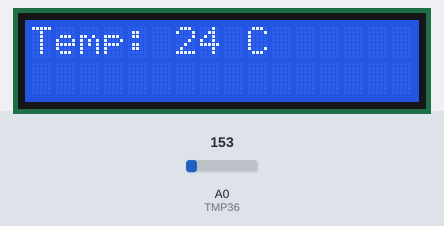
The sketch below on a simulated Arduino Uno, built with avr-gcc and run on an emulated ATmega328P. On the bench: 16×2 character LCD. The test bench sets the inputs (shaded band); at power-on: A0 (TMP36) = 153. What the sketch prints to the serial monitor is not drawn.

Above: at 1.2 s.
1.3 s: A0 (TMP36) set to 165
At 2.5 s:
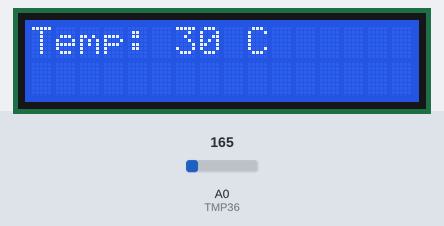
3.1 s: A0 (TMP36) set to 175
At 3.9 s:
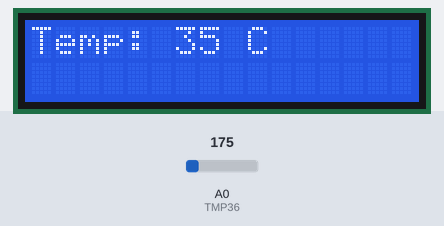
4.6 s: A0 (TMP36) set to 191
At 5.3 s:
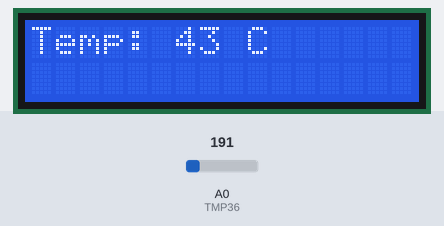
Timing chart, 0 to 7.6 s (numbered marks = the images above; inputs shaded):
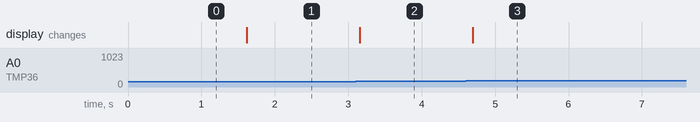

The sketch:

TMP36_LCD_Display.ino
```cpp
int TMP36 = A0;
int sensorValue;
int temperature = 0;

#include <Wire.h>
#include <LiquidCrystal_I2C.h>

LiquidCrystal_I2C lcd(0x27, 16, 2);

void setup() {
  lcd.init();
  lcd.backlight();
  Serial.begin(9600);
}

void loop() {
  sensorValue = analogRead(TMP36);

  temperature = map(sensorValue, 0, 410, -50, 150);

  lcd.clear();
  lcd.setCursor(0, 0);
  lcd.print("Temp: ");
  lcd.print(temperature, 1);
  lcd.print(" C");
  Serial.print(temperature);
  Serial.println(" C");

  delay(500);
}
```

Measured:
- after the input at 1.3 s, the display: changes after 0.32 s (image 1)
- after the input at 3.1 s, the display: changes after 0.06 s (image 2)
- after the input at 4.6 s, the display: changes after 0.10 s (image 3)
